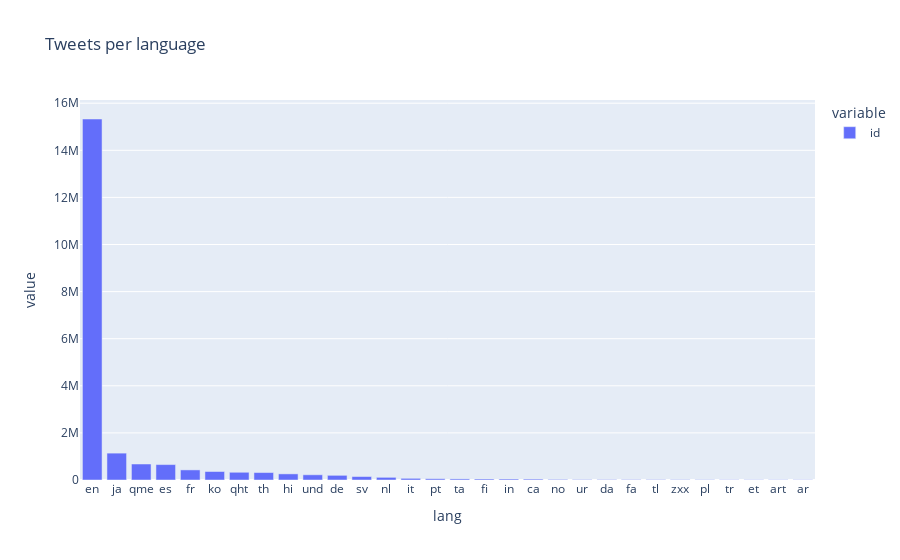

The cell this chart's notebook holds for it:
### Code cell
number_of_tweets_per_lang_df = number_of_tweets_per_lang_df.groupby('lang').sum()
number_of_tweets_per_lang_df.sort_values(ascending = False, inplace=True)
number_of_tweets_per_lang_df = number_of_tweets_per_lang_df.head(30)
top_30_languages = list(number_of_tweets_per_lang_df.index)

# number_of_tweets_per_lang_df.to_csv('export_summary/number_of_tweets_per_lang.csv')
# number_of_tweets_per_lang_df = pd.read_csv('export_summary/number_of_tweets_per_lang.csv', index_col=0)

px.bar(number_of_tweets_per_lang_df, title= 'Tweets per language')

### Figure 1 — Plotly figure (JSON) as saved in the notebook; plotly's stock layout.template omitted (floating-point values rounded to 4 significant figures)
{"data": [{"alignmentgroup": "True", "hovertemplate": "variable=id<br>lang=%{x}<br>value=%{y}<extra></extra>", "legendgroup": "id", "marker": {"color": "#636efa", "pattern": {"shape": ""}}, "name": "id", "offsetgroup": "id", "orientation": "v", "showlegend": true, "textposition": "auto", "type": "bar", "x": ["en", "ja", "qme", "es", "fr", "ko", "qht", "th", "hi", "und", "de", "sv", "nl", "it", "pt", "ta", "fi", "in", "ca", "no", "ur", "da", "fa", "tl", "zxx", "pl", "tr", "et", "art", "ar"], "xaxis": "x", "y": [15328872, 1140830, 679313, 654659, 428932, 360850, 327750, 315900, 259643, 221039, 198191, 146236, 112979, 70506, 53300, 46394, 41773, 41397, 38337, 25170, 18470, 17954, 17739, 16829, 15542, 13005, 11483, 11124, 10985, 10060], "yaxis": "y"}], "layout": {"barmode": "relative", "legend": {"title": {"text": "variable"}, "tracegroupgap": 0}, "title": {"text": "Tweets per language"}, "xaxis": {"anchor": "y", "domain": [0, 1], "title": {"text": "lang"}}, "yaxis": {"anchor": "x", "domain": [0, 1], "title": {"text": "value"}}}}
